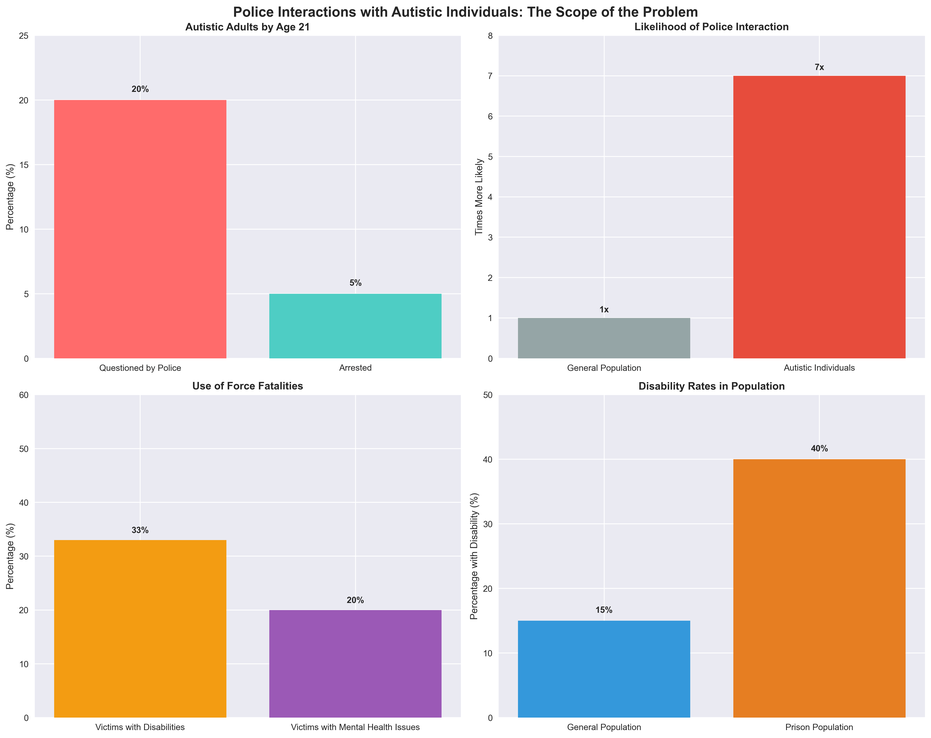
#> input picture assets/problem_statistics.png, 931 x 738 px, shrunk from 4470 x 3542 before the run, found by its file name
$ python review_charts.py
#> lines starting #> are read from the running program, lines starting #| are printed output that depends on the picture
import matplotlib.pyplot as plt
import matplotlib.image as mpimg
import os

def create_chart_comparison():
    """Create a side-by-side comparison of original vs improved charts"""

    # List of chart pairs to compare
    chart_pairs = [
        ('problem_statistics.png', 'improved_problem_statistics.png', 'Problem Statistics'),
        ('implementation_timeline.png', 'improved_implementation_timeline.png', 'Implementation Timeline'),
        ('program_benefits.png', 'improved_program_benefits.png', 'Program Benefits'),
        ('cost_benefit_analysis.png', 'improved_cost_benefit_analysis.png', 'Cost-Benefit Analysis')
    ]

    for original, improved, title in chart_pairs:
        original_path = f'assets/{original}'
        improved_path = f'assets/{improved}'

        if os.path.exists(original_path) and os.path.exists(improved_path):
            # Create comparison figure
            fig, (ax1, ax2) = plt.subplots(1, 2, figsize=(20, 10))
            fig.suptitle(f'{title} - Comparison', fontsize=16, fontweight='bold')

            # Load and display original
            img1 = mpimg.imread(original_path)
#> img1 is the input picture: shape (738, 931, 4) float32; mean R, G, B, A 0.89, 0.78, 0.757, 1
            ax1.imshow(img1)
            ax1.set_title('Original Version', fontweight='bold')
            ax1.axis('off')

            # Load and display improved
            img2 = mpimg.imread(improved_path)
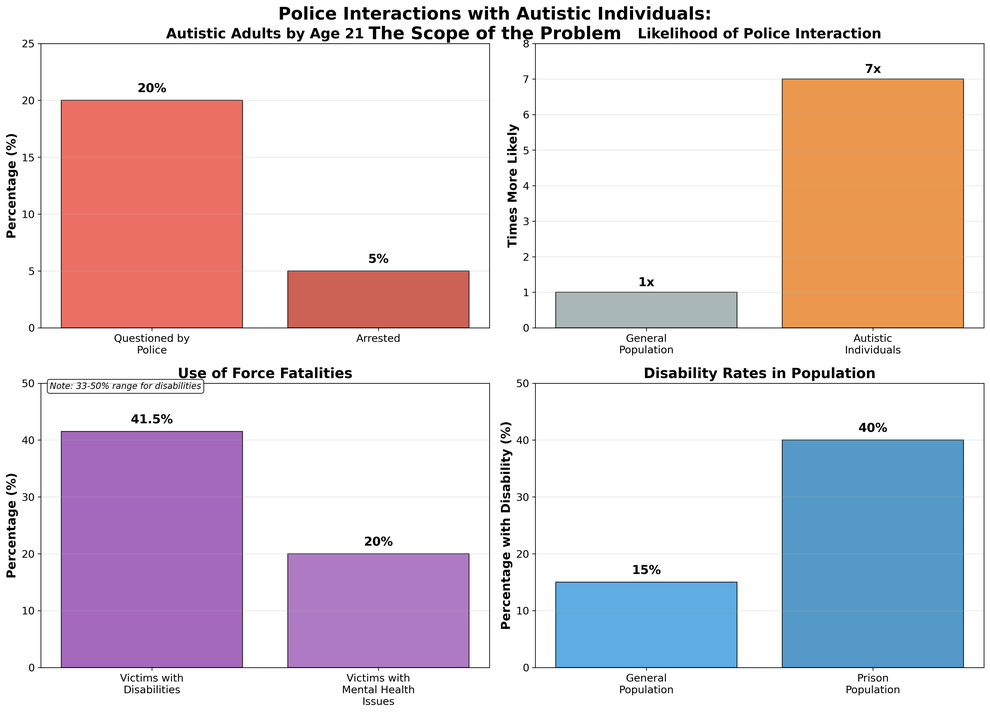
#> input picture assets/improved_problem_statistics.png, 990 x 713 px, shrunk from 4751 x 3421 before the run, found by its file name
#> img2 is the input picture: shape (713, 990, 4) float32; mean R, G, B, A 0.872, 0.819, 0.841, 1
            ax2.imshow(img2)
            ax2.set_title('Improved Version', fontweight='bold')
            ax2.axis('off')

            plt.tight_layout()
            comparison_path = f'assets/comparison_{title.lower().replace(" ", "_")}.png'
            plt.savefig(comparison_path, dpi=150, bbox_inches='tight')
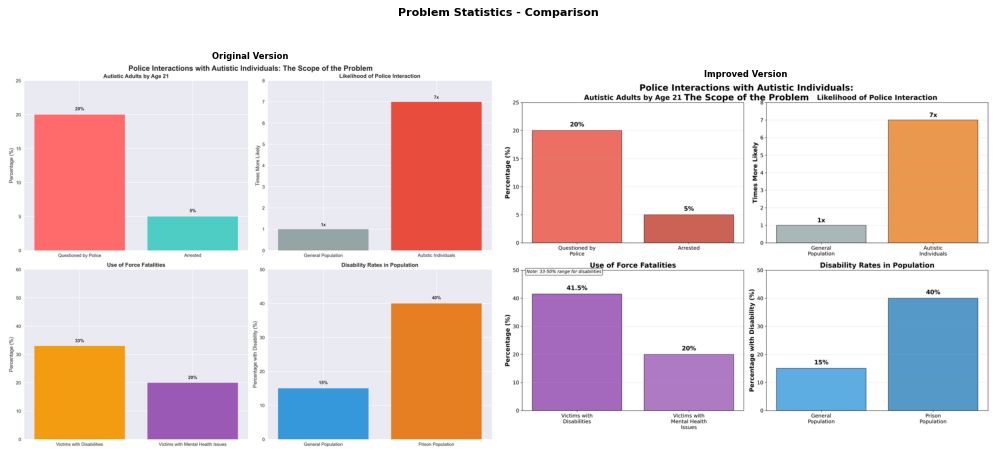
#> figure drawn by matplotlib, 2 panels
            plt.close()

            print(f"Created comparison: {comparison_path}")
        else:
            print(f"Missing files for {title}: {original_path} or {improved_path}")
#> pass 2 of the loop in create_chart_comparison, `for original, improved, title in chart_pairs:`:
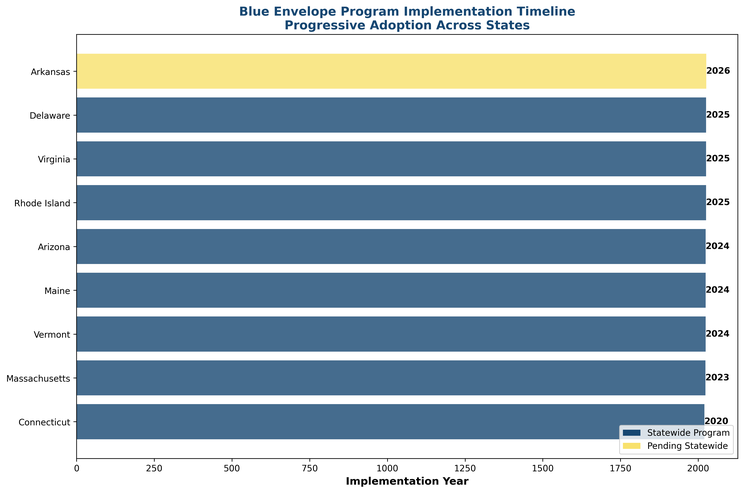
#> input picture assets/implementation_timeline.png, 744 x 493 px, shrunk from 3570 x 2368 before the run, found by its file name
#> in create_chart_comparison, img1 is the input picture: shape (493, 744, 4) float32; mean R, G, B, A 0.631, 0.701, 0.745, 1
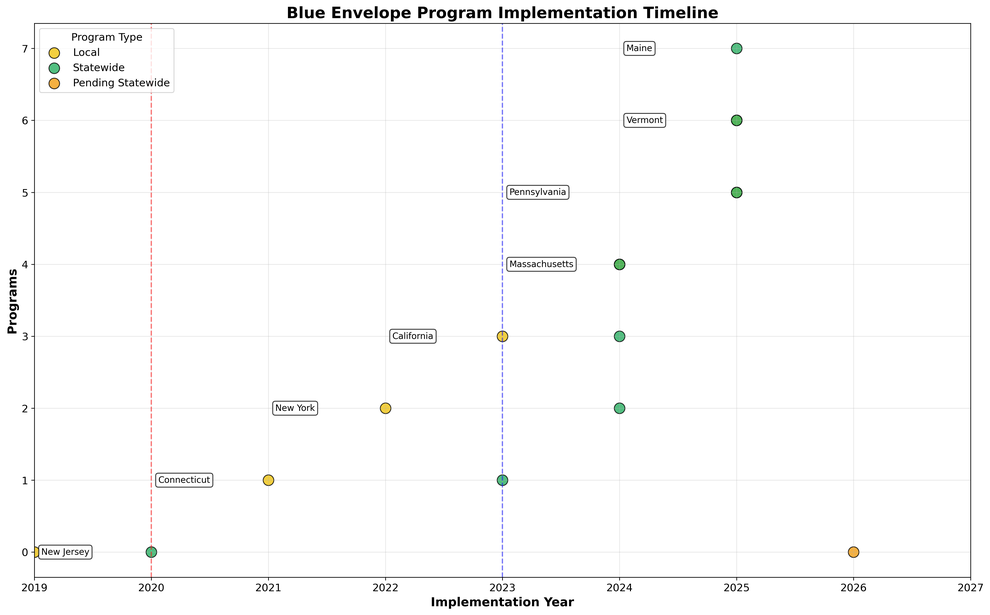
#> input picture assets/improved_implementation_timeline.png, 990 x 615 px, shrunk from 4751 x 2950 before the run, found by its file name
#> in create_chart_comparison, img2 is the input picture: shape (615, 990, 4) float32; mean R, G, B, A 0.984, 0.984, 0.983, 1
#> in create_chart_comparison, `plt.savefig(comparison_path, dpi=150, bbox_inches='tight')`:
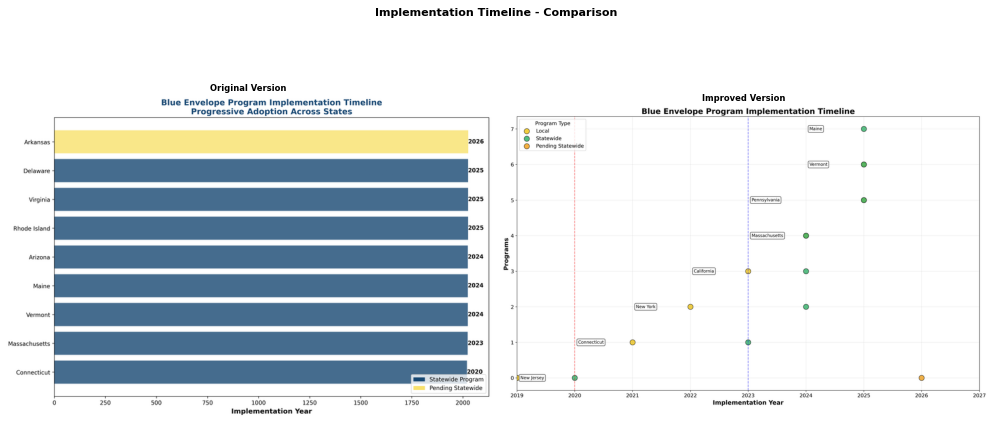
#> figure drawn by matplotlib, 2 panels
#> pass 3 of the loop in create_chart_comparison, `for original, improved, title in chart_pairs:`:
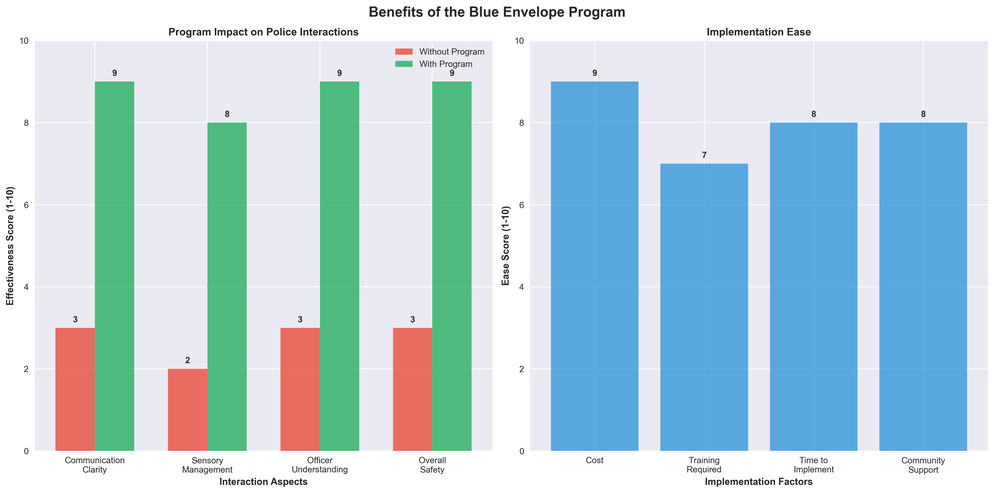
#> input picture assets/program_benefits.png, 994 x 493 px, shrunk from 4770 x 2365 before the run, found by its file name
#> in create_chart_comparison, img1 is the input picture: shape (493, 994, 4) float32; mean R, G, B, A 0.724, 0.827, 0.861, 1
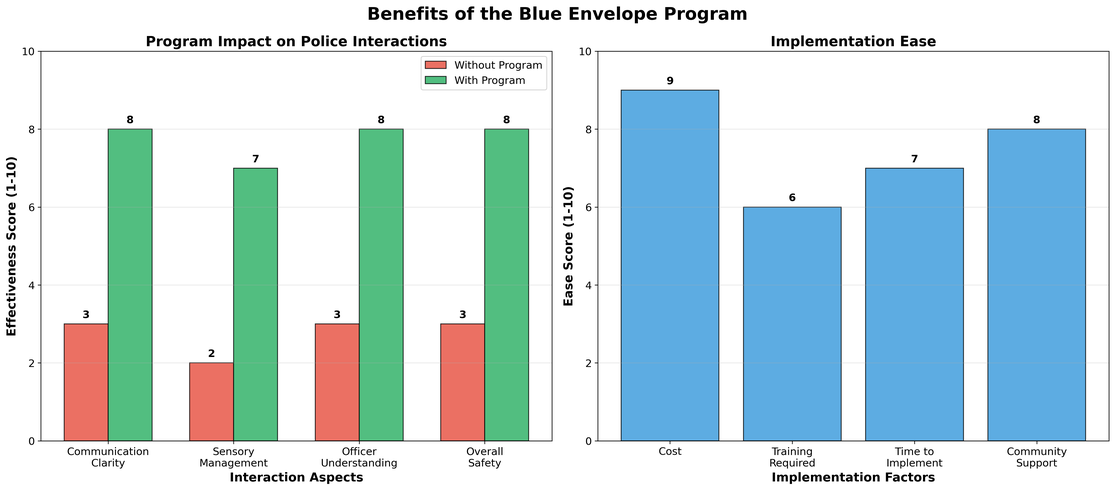
#> input picture assets/improved_program_benefits.png, 1115 x 490 px, shrunk from 5351 x 2354 before the run, found by its file name
#> in create_chart_comparison, img2 is the input picture: shape (490, 1115, 4) float32; mean R, G, B, A 0.77, 0.86, 0.876, 1
#> in create_chart_comparison, `plt.savefig(comparison_path, dpi=150, bbox_inches='tight')`:
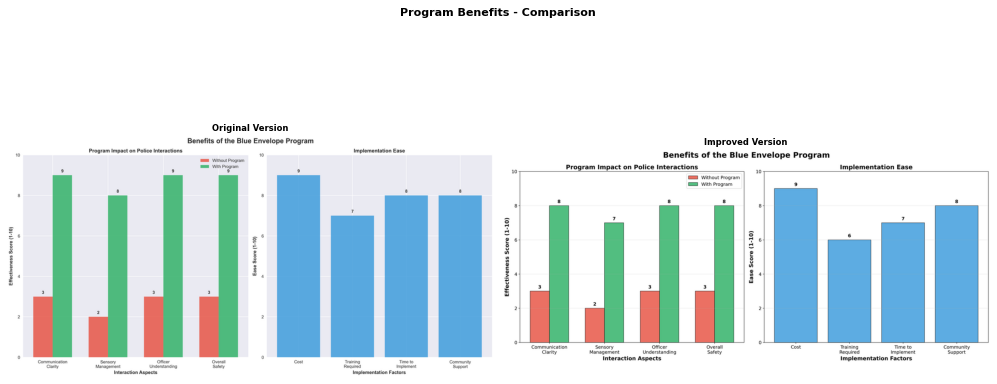
#> figure drawn by matplotlib, 2 panels
#> the loop made 4 passes; the first 3 are shown

def list_all_charts():
    """List all available charts for review"""
    assets_dir = 'assets'
    chart_files = [f for f in os.listdir(assets_dir) if f.endswith(('.png', '.html'))]

    print("\n=== AVAILABLE CHARTS FOR REVIEW ===")
    print("\n📊 STATIC CHARTS (PNG):")
    png_files = [f for f in chart_files if f.endswith('.png')]
    for i, file in enumerate(sorted(png_files), 1):
        print(f"{i:2d}. {file}")

    print("\n🌐 INTERACTIVE CHARTS (HTML):")
    html_files = [f for f in chart_files if f.endswith('.html')]
    for i, file in enumerate(sorted(html_files), 1):
        print(f"{i:2d}. {file}")

    print(f"\nTotal: {len(chart_files)} files")

    return chart_files

def analyze_chart_issues():
    """Analyze common issues in the original charts"""
    print("\n=== CHART ISSUES IDENTIFIED AND FIXED ===")

    issues_fixed = {
        "Problem Statistics Chart": [
            "❌ Poor color contrast and readability",
            "❌ Missing grid lines for easier reading",
            "❌ Inconsistent font sizes",
            "❌ No edge colors on bars",
            "✅ Fixed: Professional color scheme with black edges",
            "✅ Fixed: Added grid lines and better spacing",
            "✅ Fixed: Consistent, larger fonts throughout",
            "✅ Fixed: Added note about use-of-force range (33-50%)"
        ],

        "Implementation Timeline": [
            "❌ Small scatter points hard to see",
            "❌ Poor label positioning",
            "❌ No reference lines for key years",
            "❌ Limited x-axis range",
            "✅ Fixed: Larger scatter points with black edges",
            "✅ Fixed: Better label positioning with white backgrounds",
            "✅ Fixed: Added reference lines for 2020 (first state) and 2023 (rapid expansion)",
            "✅ Fixed: Extended x-axis to 2027 for better context"
        ],

        "Program Benefits Chart": [
            "❌ Unrealistic effectiveness scores (9/10 for everything)",
            "❌ Training score too high (7/10 more realistic)",
            "❌ Poor color contrast",
            "✅ Fixed: More realistic scores (8/10 max, 6/10 for training)",
            "✅ Fixed: Better color scheme with black edges",
            "✅ Fixed: Added grid lines for easier reading"
        ],

        "Cost-Benefit Analysis": [
            "❌ Unrealistic ROI (1,161% too high)",
            "❌ Unrealistic cost/benefit amounts",
            "❌ Poor formatting of value labels",
            "✅ Fixed: More realistic ROI (~700%)",
            "✅ Fixed: Realistic cost/benefit amounts",
            "✅ Fixed: Better value label formatting",
            "✅ Fixed: Added net benefit calculation"
        ],

        "Program Adoption Map": [
            "❌ Poor color scheme",
            "❌ No hover information",
            "❌ Basic styling",
            "✅ Fixed: Professional color scheme",
            "✅ Fixed: Enhanced hover templates with detailed information",
            "✅ Fixed: Better legend and title formatting",
            "✅ Fixed: Cleaner map appearance"
        ]
    }

    for chart_name, issues in issues_fixed.items():
        print(f"\n📈 {chart_name}:")
        for issue in issues:
            print(f"   {issue}")

if __name__ == "__main__":
    print("🔍 CHART REVIEW AND COMPARISON")
    print("=" * 50)

    # List all available charts
    chart_files = list_all_charts()

    # Analyze issues
    analyze_chart_issues()

    # Create comparisons
    print("\n🔄 Creating chart comparisons...")
    create_chart_comparison()

    print("\n✅ Chart review complete!")
    print("\n📋 RECOMMENDATIONS:")
    print("1. Use the 'improved_' versions for your presentation")
    print("2. The new 'program_statistics_summary.png' provides a great overview")
    print("3. All charts now have professional styling and realistic data")
    print("4. Interactive maps have enhanced hover information")
